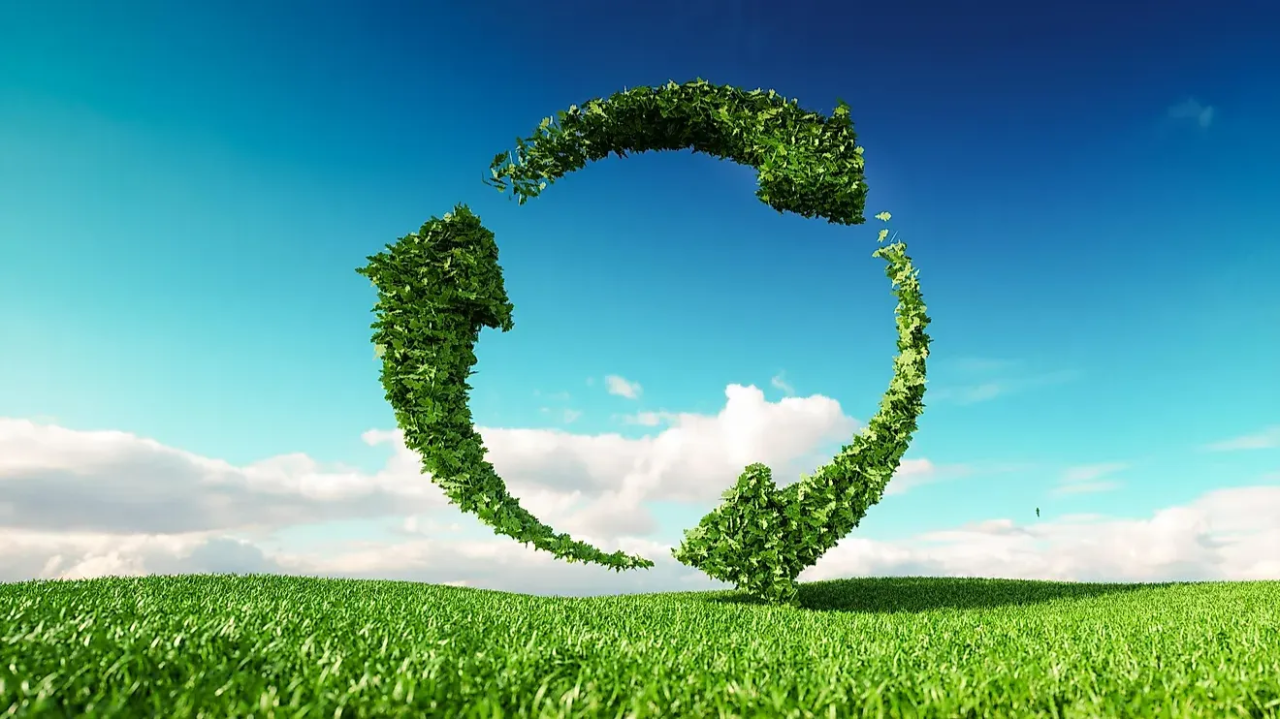
#> input picture dist/tests/a.png, 1280 x 719 px
$ python test3.py
#> lines starting #> are read from the running program, lines starting #| are printed output that depends on the picture; after the words box and inside, x2 and y2 are one past the last pixel; in counts of white or black regions, pixels touching at a corner belong together
import cv2

img_ = cv2.imread("a.png")
#> img_ is the input picture: shape (719, 1280, 3); mean B, G, R 149.8, 157.3, 91
print(cv2.imencode(".png", img_))
#> (printed output is left out)
cv2.rectangle(img_, (100, 100), (300, 300), (255, 0, 0), 2)
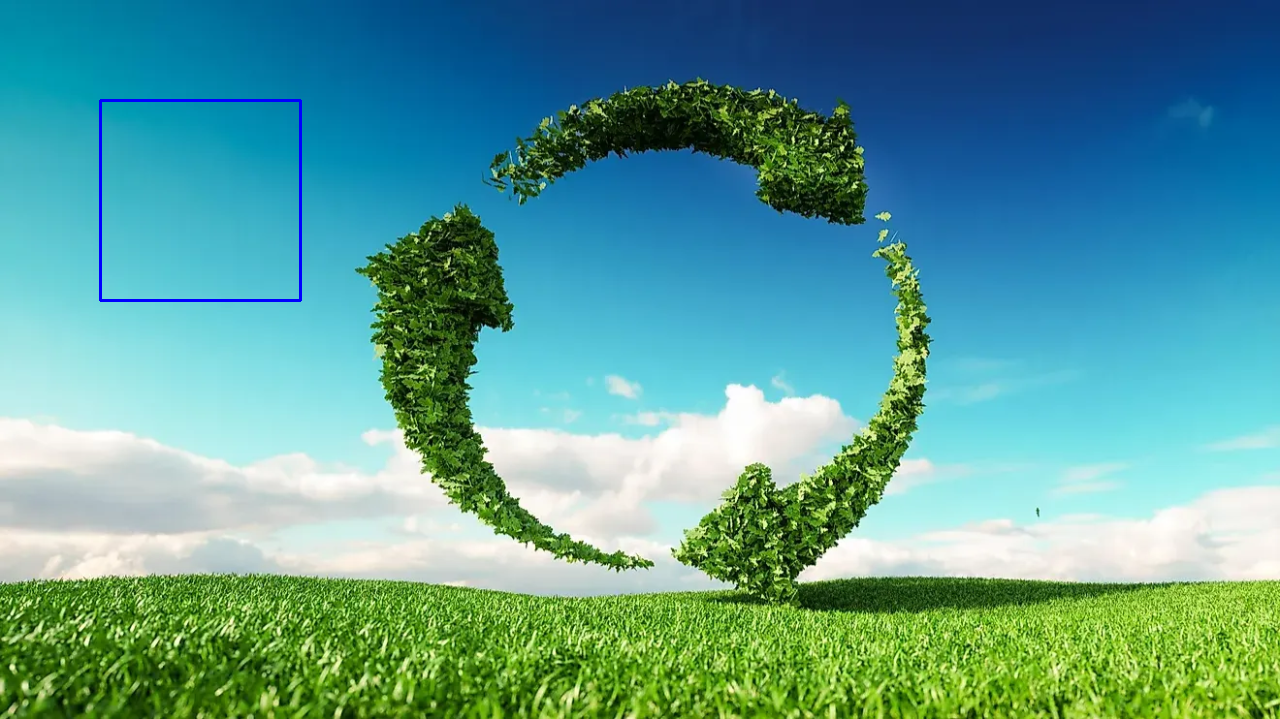
#> img_: shape (719, 1280, 3); 0.26% of pixels changed, all inside (x1, y1, x2, y2) = (99, 99, 302, 302)
cv2.imshow("my img", img_)
cv2.waitKey(0)
